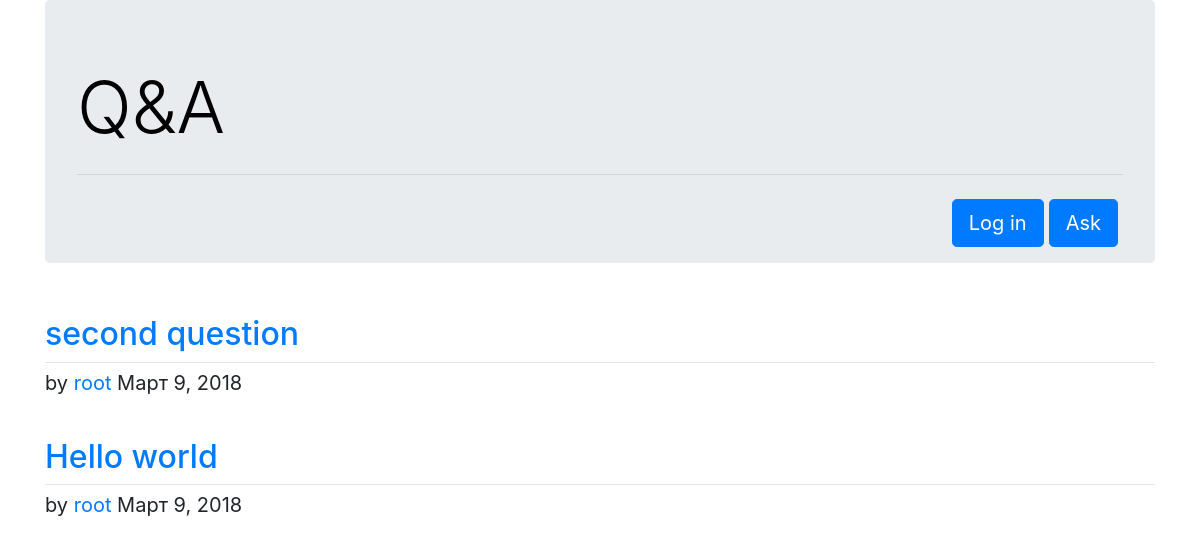
Page /app/ on the earlier database version.
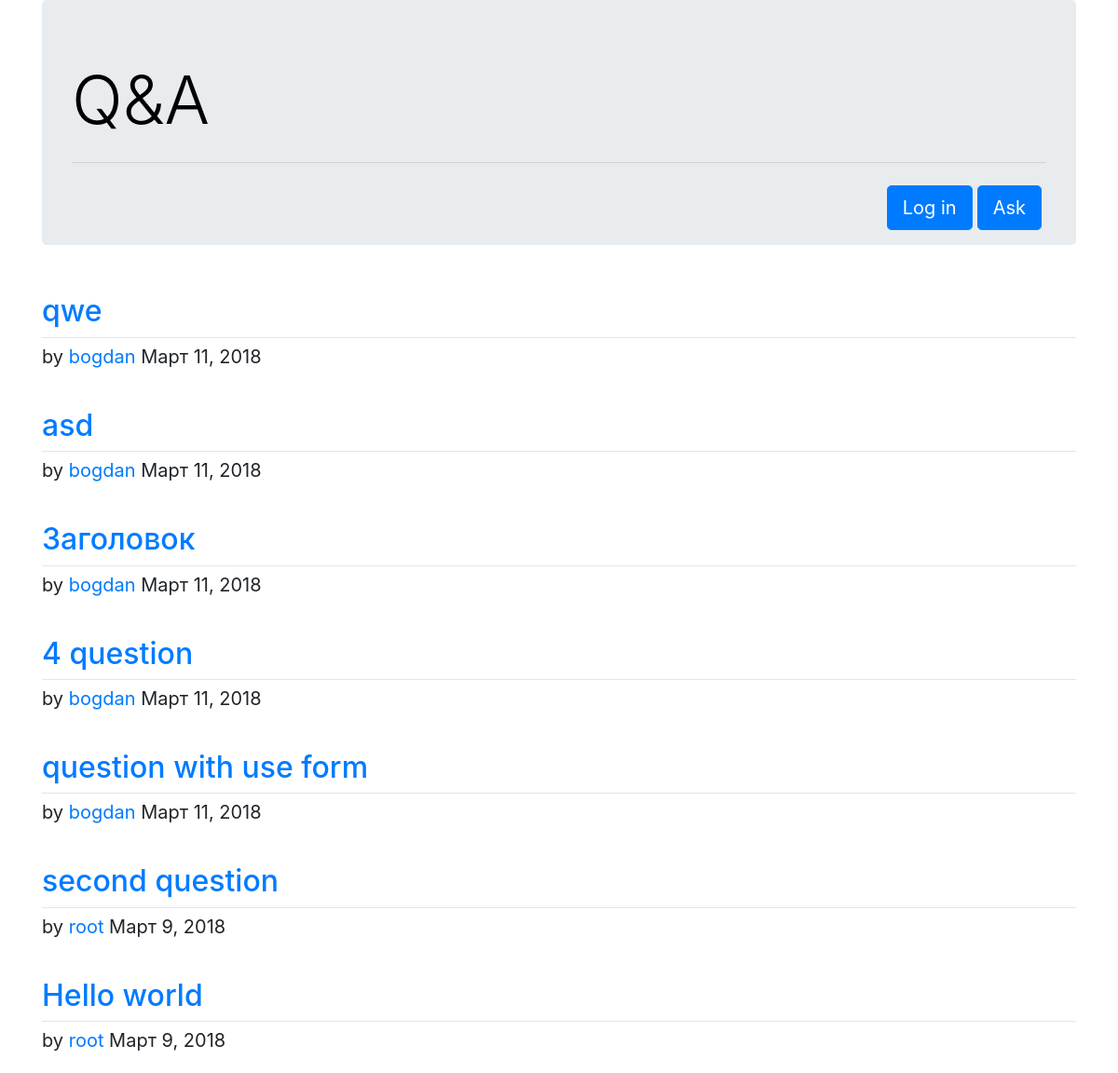
Same page on the later database version.
### app/models.py (models this page shows, shortened)
class Question(models.Model):
    description = models.CharField(max_length=255)
    text = models.TextField()
    pub_date = models.DateField(auto_now_add=True)
    author = models.ForeignKey(User, on_delete=models.CASCADE)
    def get_url(self):
        return "/app/ask/question/{}/".format(self.id)

class User(models.Model):
    login = models.CharField(max_length=255, unique=True)
    password = models.CharField(max_length=255)
    def __str__(self):
        return self.login

### app/views.py (the view)
def index(request):
    latest = Question.objects.order_by('-id').all()[:10]
    user = request.user
    return render(request, 'main.html', context={'latest': latest, 'user': user})

### app/templates/main.html
{% extends 'base.html' %}
{% block content %}
    <div class="row">
        {% for question in latest %}
            <div class="col-md-12" style="margin: 20px 0">
                <h2><a href="{{ question.get_url }}" style="text-decoration: none;">{{ question.description }}</a></h2>
                <hr style="margin: 5px 0">
                <span style="font-size: 20px">by <a href="#">{{ question.author }}</a> {{ question.pub_date }}</span>
            </div>
        {% endfor %}
    </div>
{% endblock %}

### app/templates/base.html (shortened to what this page needs)
<!DOCTYPE html>
<html lang="en">
<head>
    <link rel="stylesheet" href="https://maxcdn.bootstrapcdn.com/bootstrap/4.0.0/css/bootstrap.min.css"
>
</head>
<div class="container">
    <div class="jumbotron">
        <h1 class="display-3"><a href="/app" style="text-decoration: none; color: #000000">Q&A</a></h1>
        <hr class="my-4">
        {% block head %}
            <a href="/app/ask" class="btn btn-primary btn-lg" style="float: right; margin: 0 5px;">Ask</a>
            {% if user %}
                <h4 style="float: left">Hello, {{ user }}</h4>
                <a href="/app/exit" class="btn btn-primary btn-lg" style="float: right; margin: 0 5px;">Exit</a>
            {% else %}
                <a href="/app/login" class="btn btn-primary btn-lg" style="float: right;">Log in</a>
            {% endif %}
        {% endblock %}
    </div>
    {% block content %} {% endblock %}
</div>
</body>
</html>

Differences in the rows shown:
added Question: description "qwe", author "bogdan", pub_date "Март 11, 2018"
added Question: description "asd", author "bogdan", pub_date "Март 11, 2018"
added Question: description "Заголовок", author "bogdan", pub_date "Март 11, 2018"
added Question: description "4 question", author "bogdan", pub_date "Март 11, 2018"
added Question: description "question with use form", author "bogdan", pub_date "Март 11, 2018"
